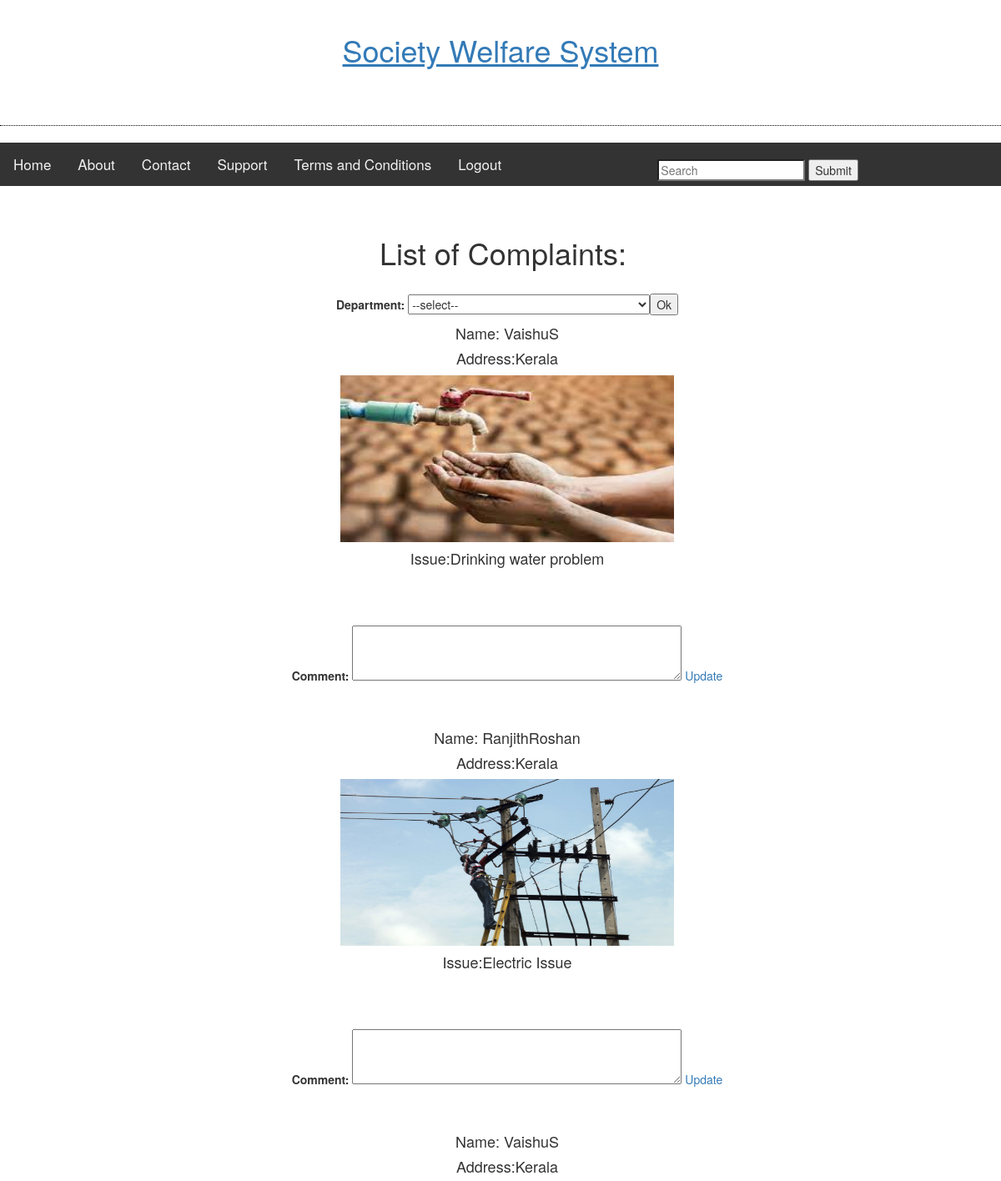
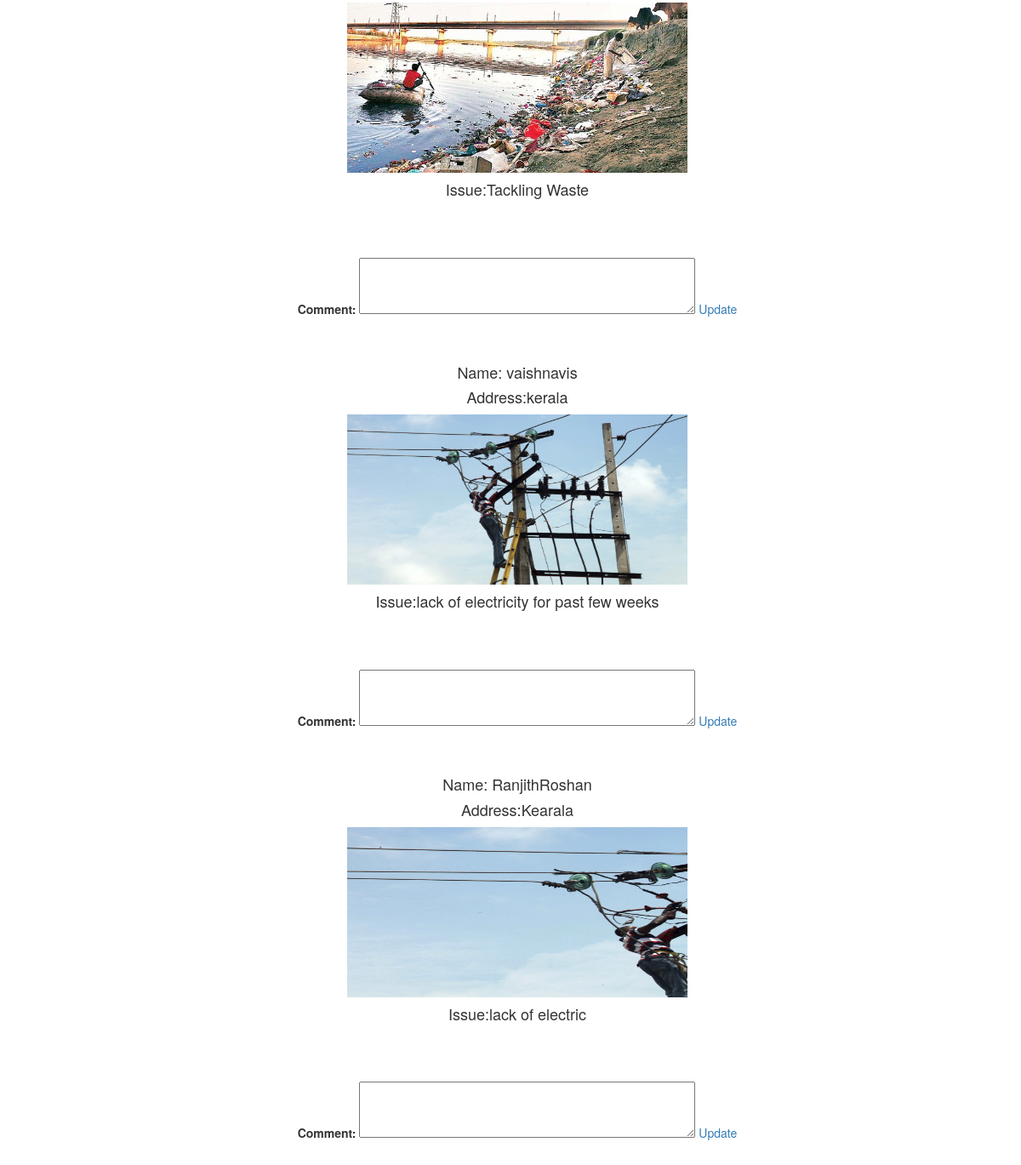
Page /complaintview on the committed database (2 pictures, top to bottom).
### app/models.py (models this page shows, shortened)
class Complaint(models.Model):
    department = models.ForeignKey(Department, on_delete=models.CASCADE)
    firstname = models.CharField(max_length=30)
    lastname = models.CharField(max_length=30)
    phone = models.IntegerField()
    address = models.CharField(max_length=100)
    issue = models.CharField(max_length=100)
    file = models.FileField()

### app/views.py (the view)
# urls.py: path('complaintview', views.complaintdisplay, name='complaintview'),
def complaintdisplay(request):
    images = Complaint.objects.all()
    return render(request, "complaintdisplay.html", {'i': images})

### template/complaintdisplay.html (shortened to what this page needs)
<!DOCTYPE html>
<html lang="en">
<head>
</head>
<body>
{% extends 'base.html' %}
{% block body %}
<form method="post">
    <div class="topnav">
  <a  href="{% url 'webpage' %}">Home</a>
    <a href="about">About</a>
    <a href="contact">Contact</a>
    <a href="support">Support</a>
    <a href="terms"> Terms and Conditions </a>
        <a href="deplogout">Logout</a>
        <br>
      <center>  <input type="search" name="search" placeholder="Search">
        <button>Submit</button>
          </center>
</div>
    <br><br>
<div style="padding-left:16px">
    <center>
<h1>List of Complaints:&nbsp;{{dep}}</h1>
<br>
         <label>Department:</label>
    <select name="department">
    <option value="--select--">--select--</option>
</select><button>Ok</button>
        <br></form>
<form method="post"  action="update" enctype="multipart/form-data">
{% for f in i %}
<h4> Name: {{ f.firstname }}{{ f.lastname }}</h4>
<h4>Address:{{f.address}}</h4>
<img src="{{ f.file.url }}" height="200px" width="400px"/>
<h4>Issue:{{f.issue }}</h4><br><br>
<br>
<label> Comment: </label>
     <textarea cols="50" rows="3" name="comment">
</textarea>
<a href="update">Update</a>
<br>
<br><br>
{% endfor %}
{% endblock %}

### template/base.html (shortened to what this page needs)
<!DOCTYPE html>
<html lang="en">
    <head>
        {% load static %}
        <link rel="stylesheet" type="text/css" href="{% static 'css/bootstrap.css' %}" />
    </head>
<body>
    <br>
    <div class="col-md-3"></div>
        <h1 class="text-primary" align="center"> <u>Society Welfare System</u></h1><br><br>
        <hr style="border-top:1px dotted #000;"/>
        {% block body %}
        {% endblock %}
</body>
</html>

### template/complaintdisplay.html (style rules this page uses)
body { margin: 0; font-family: Arial, Helvetica, sans-serif; }
.topnav { overflow: hidden; background-color: #333; }
.topnav a { float: left; color: #f2f2f2; text-align: center; padding: 14px 16px; text-decoration: none; font-size: 17px; }

### rows in the picture
Complaint: firstname "Vaishu", lastname "S", address "Kerala", file (picture), issue "Drinking water problem"
Complaint: firstname "Ranjith", lastname "Roshan", address "Kerala", file (picture), issue "Electric Issue"
Complaint: firstname "Vaishu", lastname "S", address "Kerala", file (picture), issue "Tackling Waste"
Complaint: firstname "vaishnavi", lastname "s", address "kerala", file (picture), issue "lack of electricity for past few weeks"
Complaint: firstname "Ranjith", lastname "Roshan", address "Kearala", file (picture), issue "lack of electric"
